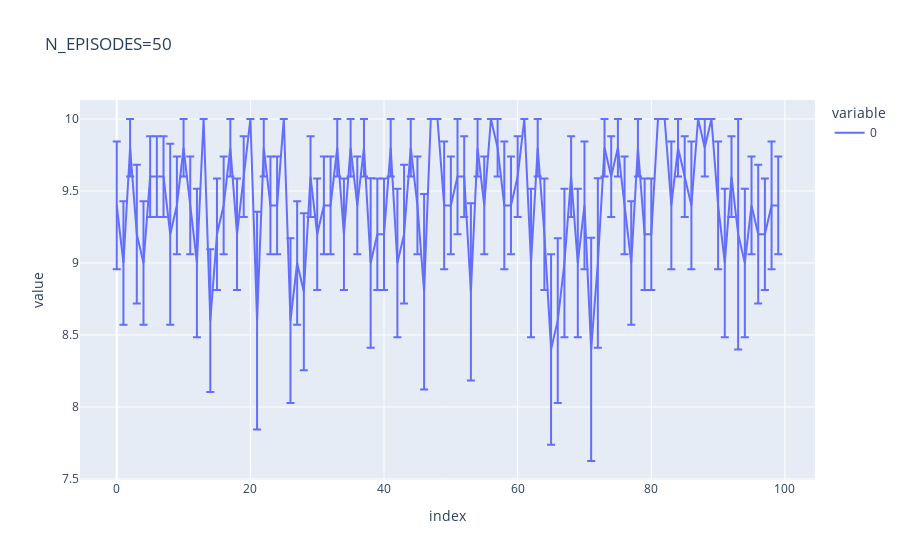

This figure's notebook cell:
### Code cell
fig = px.line(avg_returns2[:100], error_y=std_err2[:100], title=f"N_EPISODES={N_EPISODES}")
fig.show()
